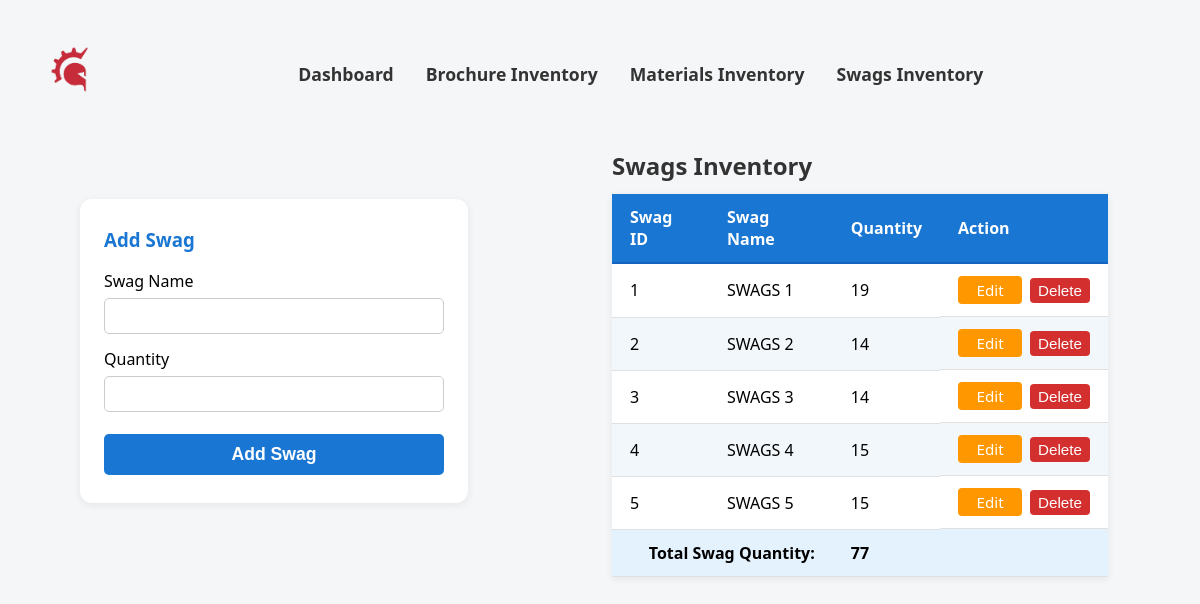
The app's page /admin/swags_inventory.php (signed in), older data.
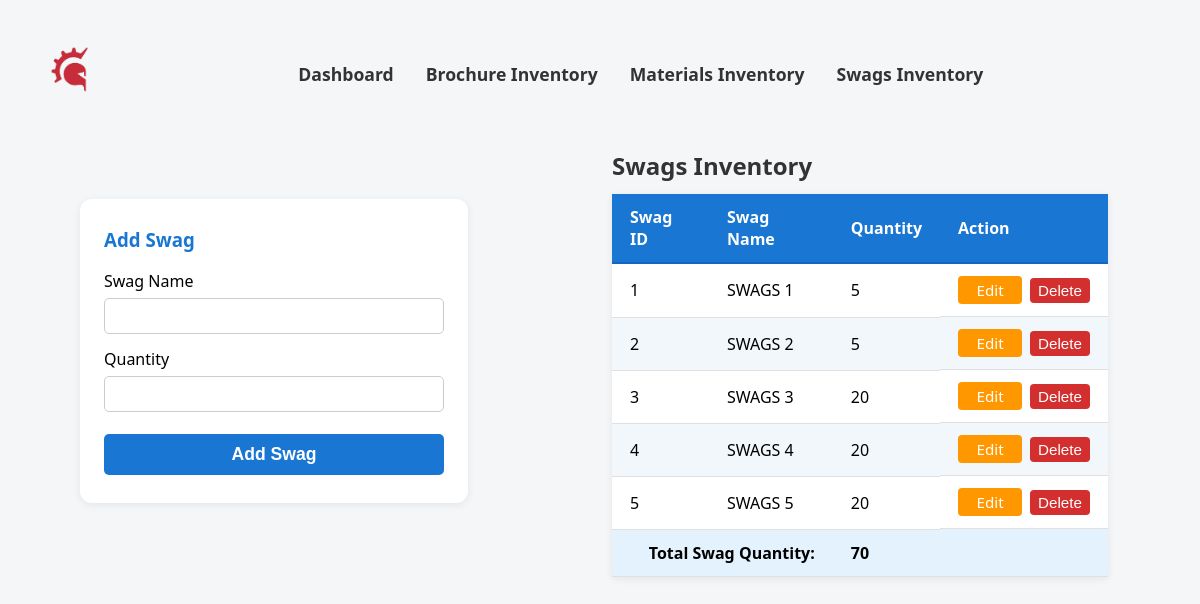
The same page, newer data.
### tables this page shows
CREATE TABLE `swags` (
  `swag_id` int(11) NOT NULL,
  `swags_name` varchar(100) NOT NULL,
  `quantity` int(4) NOT NULL
);

### admin/swags_inventory.php (the view, shortened to what this page needs)
<?php
$connection = CONNECTIVITY();
$sql = "SELECT swag_id, swags_name, quantity FROM swags";
$result = mysqli_query($connection, $sql);
$total_swag = 0;
if ($result && mysqli_num_rows($result) > 0) {
    $rows = [];
    while ($row = mysqli_fetch_assoc($result)) {
        $rows[] = $row;
        $total_swag += intval($row['quantity']);
    }
}
?>
<!DOCTYPE html>
<html lang="en">
<head>
</head>
<body>
    <nav>
        <a href="admin.php"><img src="../images/images__1_-removebg-preview.png" alt="Company Logo"></a>
    <div class="nav-container">
         <a href="admin.php">Dashboard</a>
        <a href="brochure_inventory.php">Brochure Inventory</a>
        <a href="marketing_inventory.php">Materials Inventory</a>
        <a href="swags_inventory.php">Swags Inventory</a>
    </div>
    </nav>
    <div class="container-flex">
        <div class="form-card">
            <h3>Add Swag</h3>
            <form method="post" autocomplete="off">
                <label for="swags_name">Swag Name</label>
                <input type="text" id="swags_name" name="swags_name" required>
                <label for="quantity">Quantity</label>
                <input type="number" id="quantity" name="quantity" min="1" required>
                <button type="submit" name="add_swag">Add Swag</button>
            </form>
        </div>
        <div style="flex:1;">
            <table>
                <caption style="caption-side:top; text-align:left; font-size:1.5rem; color:#333; margin-bottom:12px; font-weight:600;">
                    Swags Inventory
                </caption>
                <thead>
                    <tr>
                        <th>Swag ID</th>
                        <th>Swag Name</th>
                        <th>Quantity</th>
                        <th>Action</th>
                    </tr>
                </thead>
                <tbody>
                    <?php
                    $edit_id = isset($_GET['edit_id']) ? intval($_GET['edit_id']) : null;
                    if (!empty($rows)) {
                        foreach ($rows as $row) {
                            echo "<tr>";
                            echo "<td>{$row['swag_id']}</td>";
                            echo "<td>{$row['swags_name']}</td>";
                            echo "<td>";
                            if ($edit_id === intval($row['swag_id'])) {
                                echo "<form method='post' style='display:inline;'>";
                                echo "<input type='hidden' name='swag_id' value='{$row['swag_id']}'>";
                                echo "<input type='number' name='new_quantity' value='{$row['quantity']}' min='1' required style='width:70px;'>";
                                echo "<button type='submit' name='edit_swag' style='margin-left:6px;'>Save</button>";
                                echo "</form>";
                            } else {
                                echo "{$row['quantity']}";
                            }
                            echo "</td>";
                            echo "<td style='display:flex;gap:8px;align-items:center;'>";
                            if ($edit_id === intval($row['swag_id'])) {
                                echo "<a href='{$_SERVER['PHP_SELF']}' class='action-btn cancel-btn'>Cancel</a>";
                            } else {
                                echo "<a href='{$_SERVER['PHP_SELF']}?edit_id={$row['swag_id']}' class='action-btn edit-btn'>Edit</a>";
                            }
                            echo "<form method='post' style='display:inline;' onsubmit=\"return confirm('Are you sure you want to delete this swag?');\">";
                            echo "<button type='submit' name='delete_swag' class='action-btn delete-btn'>Delete</button>";
                            echo "</form>";
                            echo "</td>";
                            echo "</tr>";
                        }
                        echo "<tr style='font-weight:bold; background:#e3f2fd;'>";
                        echo "<td colspan='2' style='text-align:right;'>Total Swag Quantity:</td>";
                        echo "<td>{$total_swag}</td>";
                        echo "<td></td>";
                        echo "</tr>";
                    } else {
                        echo "<tr><td class='no-data' colspan='4'>No data found</td></tr>";
                    }
                    ?>
                </tbody>
            </table>
        </div>
    </div>
</body>
</html>

Row changes from the older to the newer data that the page shows:
changed swags "SWAGS 1": quantity "19" → "5"
changed swags "SWAGS 2": quantity "14" → "5"
changed swags "SWAGS 3": quantity "14" → "20"
changed swags "SWAGS 4": quantity "15" → "20"
changed swags "SWAGS 5": quantity "15" → "20"
Text that changed along with them:
$total_swag: "77" → "70"
